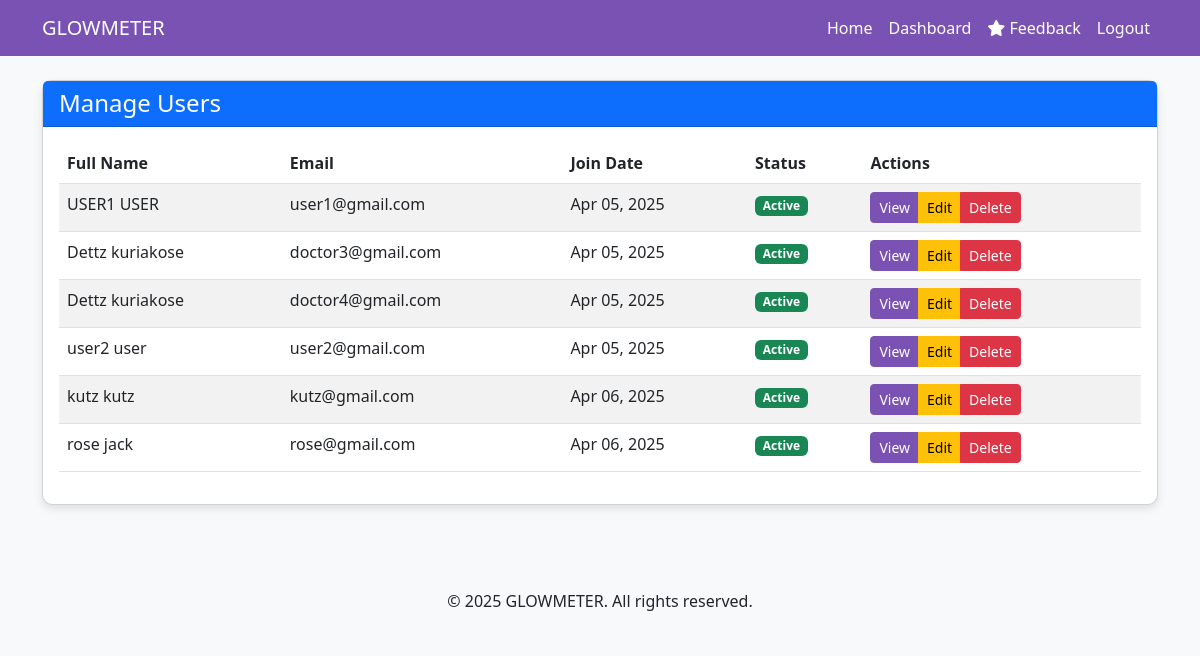
/manage-users/ (signed in), run on an earlier commit of the app's database.
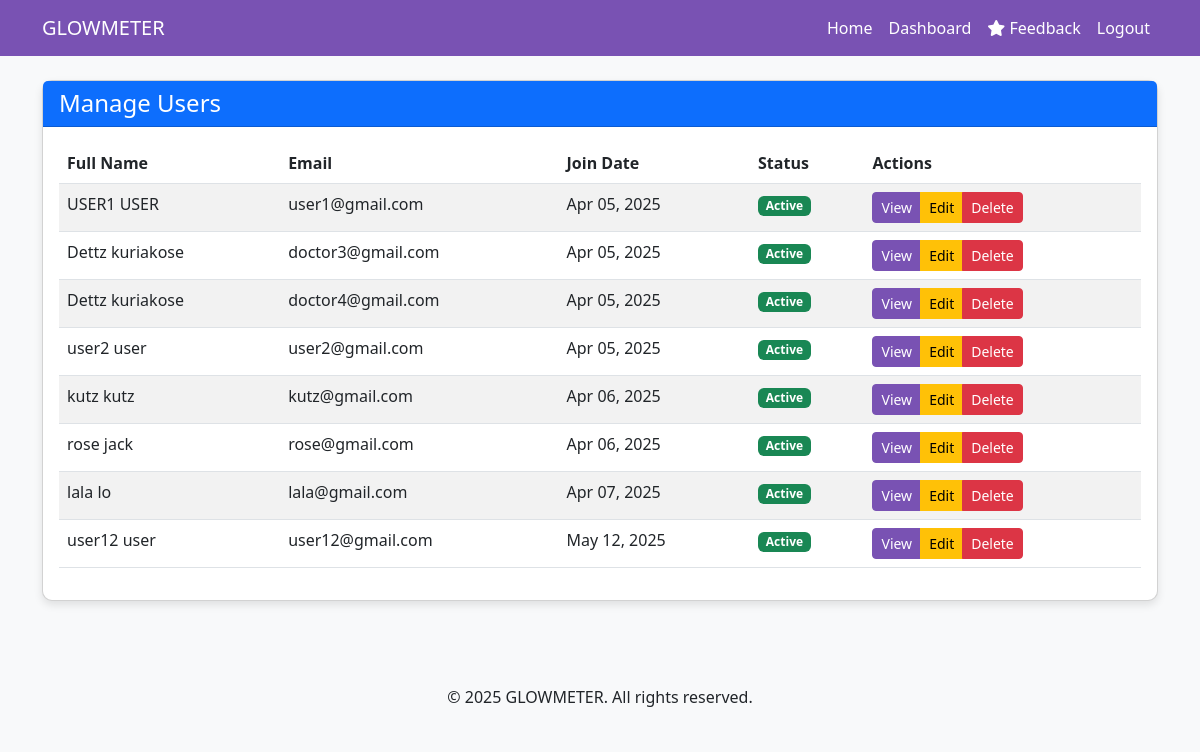
And on a later commit of the database.
### glowmeter_app/models.py (models this page shows, shortened)
class User(AbstractBaseUser, PermissionsMixin):
    username = None
    email = models.EmailField(unique=True)
    first_name = models.CharField(max_length=30, blank=True)
    last_name = models.CharField(max_length=30, blank=True)
    profile_picture = models.ImageField(upload_to='admins/', null=True, blank=True)
    is_active = models.BooleanField(default=True)
    is_staff = models.BooleanField(default=False)
    is_doctor = models.BooleanField(default=False)
    is_admin = models.BooleanField(default=False)
    date_joined = models.DateTimeField(auto_now_add=True)
    USERNAME_FIELD = 'email'
    REQUIRED_FIELDS = []
    objects = UserManager()

### glowmeter_app/views.py (the view)
# urls.py: path('manage-users/', views.manage_users, name='manage_users'),
@login_required
@user_passes_test(lambda u: u.is_superuser)
def manage_users(request):
    regular_users = User.objects.filter(is_doctor=False, is_admin=False)
    context = {
        'users': regular_users,
    }
    return render(request, 'manage_users.html', context)

### templates/manage_users.html (shortened to what this page needs)
{% extends 'base.html' %}
{% block content %}
<div class="container mt-4">
    <div class="row">
        <div class="col-12">
            <div class="card">
                <div class="card-header bg-primary text-white d-flex justify-content-between align-items-center">
                    <h4 class="mb-0">Manage Users</h4>
                </div>
                <div class="card-body">
                    <div class="table-responsive">
                        <table class="table table-striped">
                            <thead>
                                <tr>
                                    <th>Full Name</th>
                                    <th>Email</th>
                                    <th>Join Date</th>
                                    <th>Status</th>
                                    <th>Actions</th>
                                </tr>
                            </thead>
                            <tbody>
                                {% for user in users %}
                                <tr>
                                    <td>{{ user.first_name }} {{ user.last_name }}</td>
                                    <td>{{ user.email }}</td>
                                    <td>{{ user.date_joined|date:"M d, Y" }}</td>
                                    <td>
                                        {% if user.is_active %}
                                            <span class="badge bg-success">Active</span>
                                        {% else %}
                                            <span class="badge bg-danger">Inactive</span>
                                        {% endif %}
                                    </td>
                                    <td>
                                        <div class="btn-group" role="group">
                                            <a href="{% url 'view_user' user.id %}" class="btn btn-sm btn-primary">View</a>
                                            <a href="{% url 'edit_user' user.id %}" class="btn btn-sm btn-warning">Edit</a>
                                            <a href="{% url 'delete_user' user.id %}" class="btn btn-sm btn-danger">Delete</a>
                                        </div>
                                    </td>
                                </tr>
                                {% empty %}
                                <tr>
                                    <td colspan="5" class="text-center">No users found.</td>
                                </tr>
                                {% endfor %}
                            </tbody>
                        </table>
                    </div>
                </div>
            </div>
        </div>
    </div>
</div>
{% endblock %}

What changed in the data, as far as the page shows it:
added User: first_name "lala", last_name "lo", email "lala@gmail.com", date_joined "Apr 07, 2025", is_active "Active"
added User: first_name "user12", last_name "user", email "user12@gmail.com", date_joined "May 12, 2025", is_active "Active"
